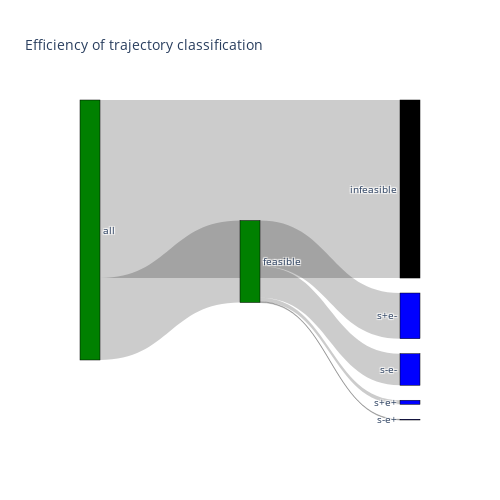

The notebook cell saved with this chart:
### Markdown cell above
## All models

### Code cell
## create sankey diagram
fit_flat = fits.reshape((fits.shape[0]*fits.shape[1], fits.shape[2]))
# fit_flat[:,0] = 1
n_orig = fit_flat.shape[0]
n_feas = np.sum(fit_flat[:,0])
n0 = np.sum(fit_flat[:,0] * (fit_flat[:,1]==0))
n1 = np.sum(fit_flat[:,0] * (fit_flat[:,1]==1))
n2 = np.sum(fit_flat[:,0] * (fit_flat[:,1]==2))
n3 = np.sum(fit_flat[:,0] * (fit_flat[:,1]==3))
nneg = np.sum(fit_flat[:,0] * (fit_flat[:,1]==-1))


fig = go.Figure(data=[go.Sankey(
    node = dict(
      pad = 15,
      thickness = 20,
      line = dict(color = "black", width = 0.5),
      label = ["all", "feasible", "infeasible", "s+e+", "s+e-", "s-e+", "s-e-","none"],
      color = ['green','green','black','blue','blue','blue','blue','black']
    ),
    link = dict(
      source = [0, 0, 1, 1, 1, 1, 1], # indices correspond to labels, eg A1, A2, A2, B1, ...
      target = [1, 2, 3, 4, 5, 6, 7],
      value = [n_feas, n_orig-n_feas, n0, n1, n2, n3, nneg]
  ))])

fig.update_layout(title_text='Efficiency of trajectory classification', font_size=10, width=500, height=500)

### Figure 1 — Plotly figure (JSON) as saved in the notebook; plotly's stock layout.template omitted (floating-point values rounded to 4 significant figures)
{"data": [{"link": {"source": [0, 0, 1, 1, 1, 1, 1], "target": [1, 2, 3, 4, 5, 6, 7], "value": [31529, 68471, 1565, 17579, 264, 12121, 0]}, "node": {"color": ["green", "green", "black", "blue", "blue", "blue", "blue", "black"], "label": ["all", "feasible", "infeasible", "s+e+", "s+e-", "s-e+", "s-e-", "none"], "line": {"color": "black", "width": 0.5}, "pad": 15, "thickness": 20}, "type": "sankey"}], "layout": {"font": {"size": 10}, "height": 500, "title": {"text": "Efficiency of trajectory classification"}, "width": 500}}
